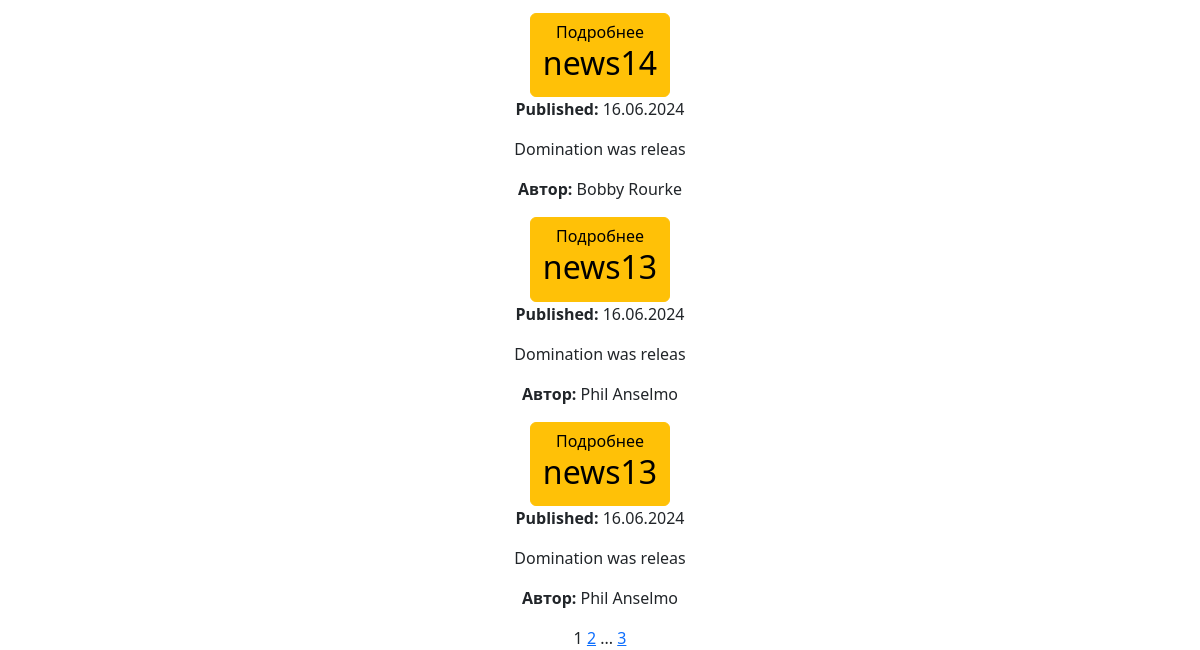
Before: /news/ (lower part) with the older database file.
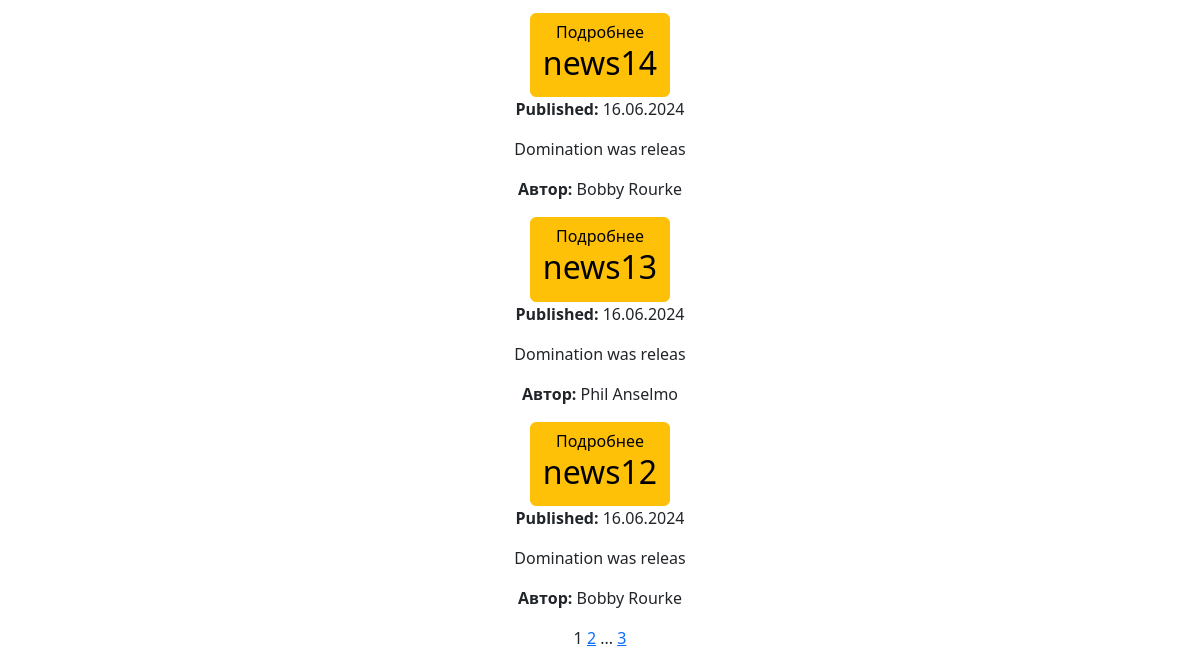
After: the same page with the newer database file.
### news/models.py (models this page shows, shortened)
class Post(models.Model):
    author = models.ForeignKey('Author', on_delete=models.CASCADE, blank=True)
    POST_TYPES = (
        ('article', 'Article'),
        ('news', 'News'),
    )
    post_type = models.CharField(max_length=10, choices=POST_TYPES)
    created_at = models.DateTimeField(auto_now_add=True)
    categories = models.ManyToManyField('Category', through='PostCategory')
    title = models.CharField(max_length=255)
    content = models.TextField()
    rating = models.IntegerField(default=0)
    authorname = models.CharField(max_length=255,)

### news/views.py (the view)
# urls.py: path('news/', views.NewsListView.as_view(), name='news_list'),
class NewsListView(ListView):
    model = Post
    template_name = 'news_list.html'
    queryset = Post.objects.filter(post_type='news').order_by('-created_at')
    context_object_name = 'posts'
    paginate_by = 10
    def get_context_data(self, **kwargs):
        context = super().get_context_data(**kwargs)
        context['filter'] = PostFilter(self.request.GET, queryset=self.get_queryset())
        return context

### news/templatetags/censor.py (called while the page is built)
@register.filter(name='censor')
def censor(value):
    banned_words = ['badword', 'badword1', 'badword2']
    for word in banned_words:
        if isinstance(word, str):
            value = value.replace(word[1:], '*' * len(word[1:]))
    return value

### news/templates/news_list.html (shortened to what this page needs)
{% extends 'flatpages/default.html' %}
{% load censor %}
{% block content %}
{% for post in posts %}
<a href="{% url 'news_full_detail' id=post.id %}" class="btn btn-warning">Подробнее
    <h2>{{ post.title|censor }}</h2>
</a>
<p><strong>Published:</strong> {{ post.created_at|date:"d.m.Y" }}</p>
<p>{{ post.content|slice:":21"|censor }}</p>
<p><strong>Автор:</strong> {{ post.authorname }}</p>
{% endfor %}
{{ page_obj.number }}
{% if page_obj.has_next %}
<a href="?page={{ page_obj.next_page_number }}">{{ page_obj.next_page_number }}</a>
{% if paginator.num_pages != page_obj.next_page_number %}
...
<a href="?page={{ page_obj.paginator.num_pages }}">{{ page_obj.paginator.num_pages }}</a>
{% endif %}
{% endif %}
{% endblock content %}

Changed rows visible on the page:
removed Post: title|censor "news13", created_at "16.06.2024", content|censor "Domination was releas", authorname "Phil Anselmo"
now on this page (row unchanged): Post: title|censor "news12", created_at "16.06.2024", content|censor "Domination was releas", authorname "Bobby Rourke"
